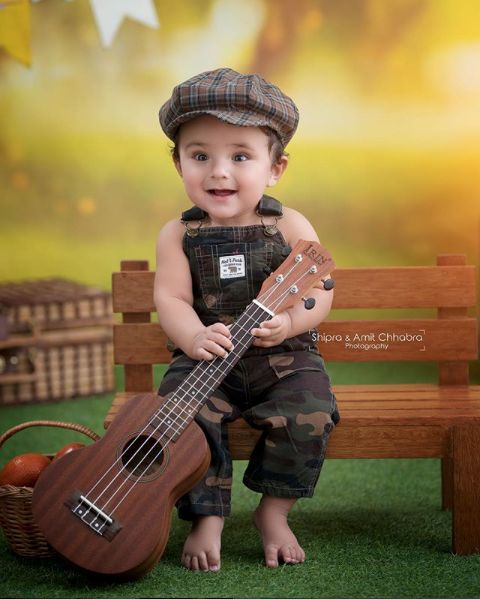
#> input picture image.jpg, 480 x 599 px
$ python resize.py
#> lines starting #> are read from the running program, lines starting #| are printed output that depends on the picture
# -*- coding: utf-8 -*-
"""
Created on Mon Sep 26 09:41:26 2022

@author: jasee
"""

import cv2

Img=cv2.imread('image.jpg',0)
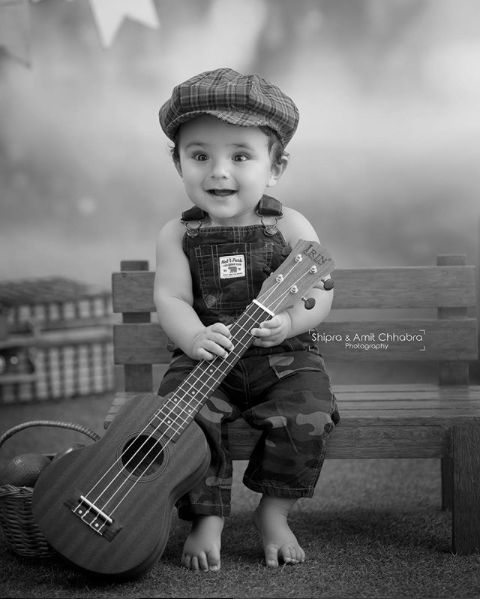
#> Img: shape (599, 480); min 0, max 255, mean 113.3
img_resized=cv2.resize(Img,(780,540),interpolation=cv2.INTER_NEAREST)
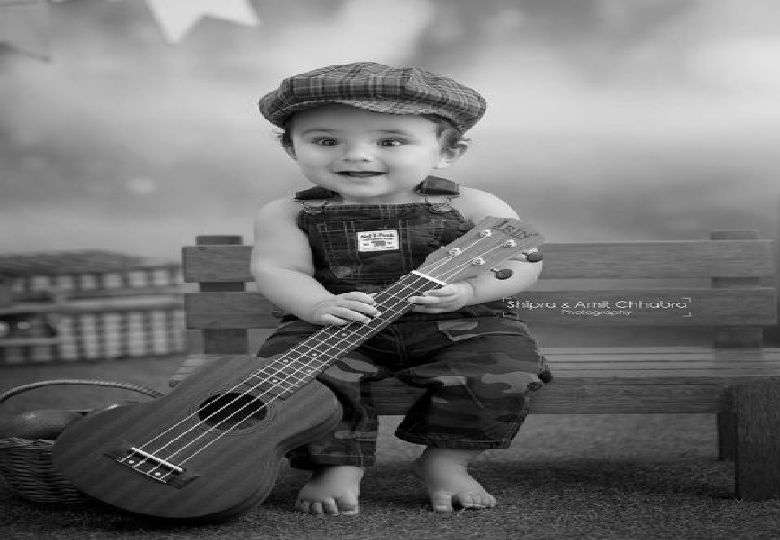
#> img_resized: shape (540, 780); min 0, max 255, mean 113.4
img_resized2=cv2.resize(Img,(255,255),interpolation=cv2.INTER_NEAREST)
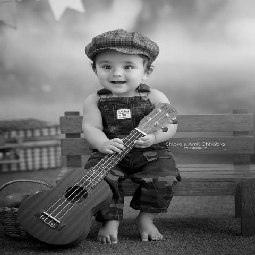
#> img_resized2: shape (255, 255); min 0, max 255, mean 113.5
cv2.imshow('image',img_resized)
cv2.imshow('image',img_resized2)
cv2.waitKey(1)
cv2.destroyAllWindows()

$ run again, with img1.jfif saved as image.jpg
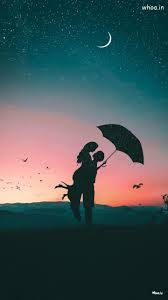
#> input picture img1.jfif, 168 x 300 px
#> `img_resized=cv2.resize(Img,(780,540),interpolation=cv2.INTER_NEAREST)`:
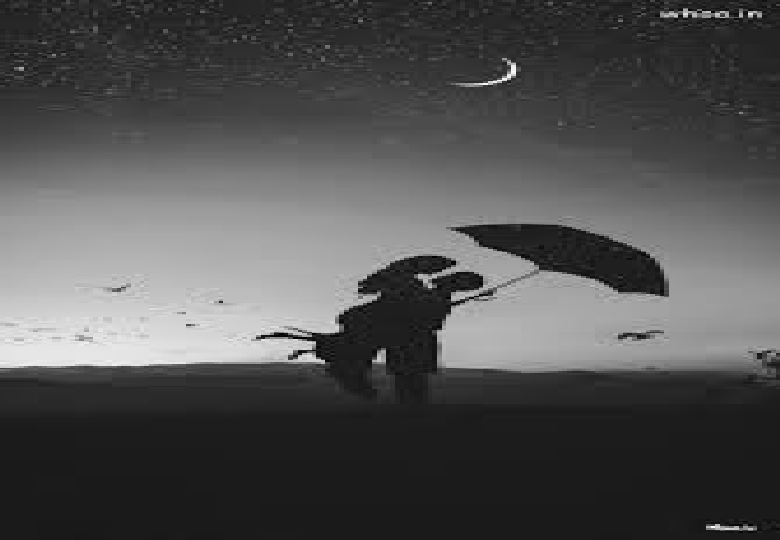
#> img_resized: shape (540, 780); min 0, max 252, mean 80.9
#> `img_resized2=cv2.resize(Img,(255,255),interpolation=cv2.INTER_NEAREST)`:
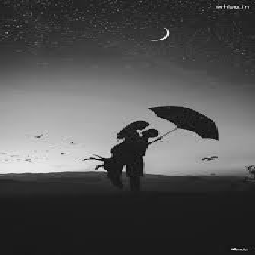
#> img_resized2: shape (255, 255); min 0, max 252, mean 80.9
